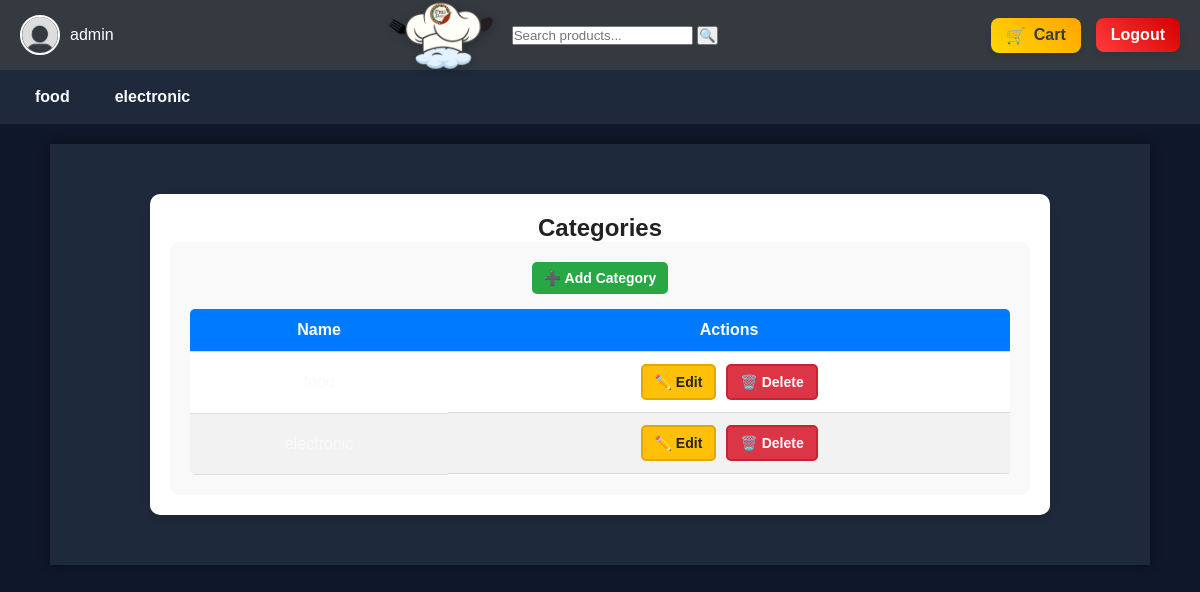
Page /categories/ (signed in) on the earlier database version.
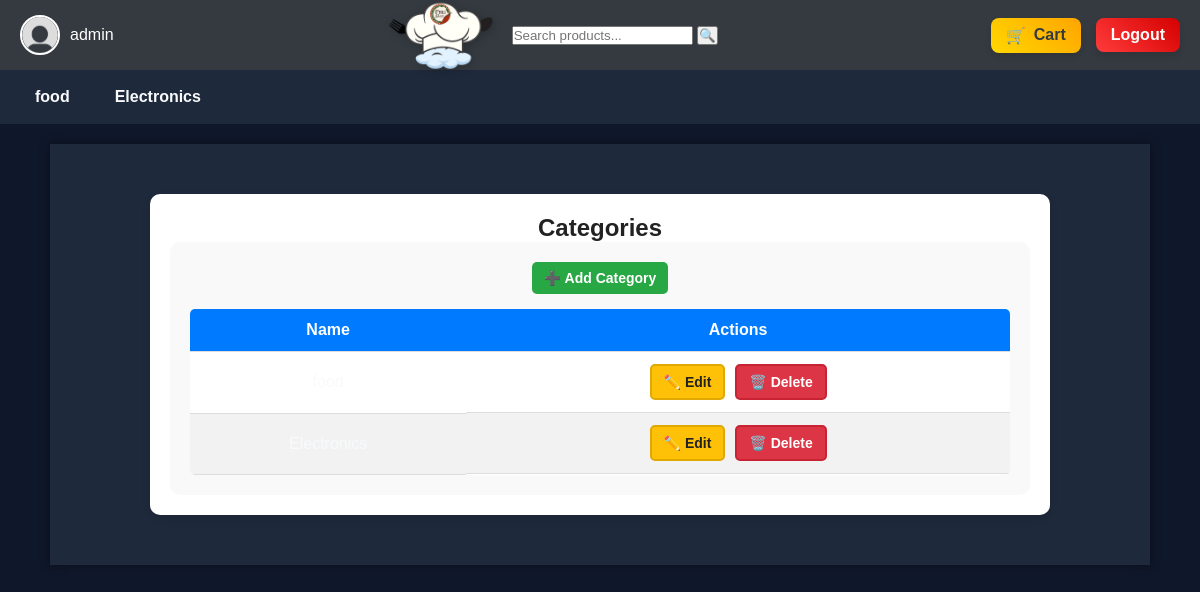
Same page on the later database version.
### store/models.py (models this page shows, shortened)
class Category(models.Model):
    name = models.CharField(max_length=255, unique=True)
    created_at = models.DateTimeField(auto_now_add=True)
    slug = models.SlugField(unique=True, blank=True)

### store/views.py (the view)
# urls.py: path('categories/', category_list, name='categories'),
def category_list(request):
    categories = Category.objects.all()
    return render(request, 'store/categories.html', {'categories': categories})

### store/context_processor.py (called while the page is built)
def navbar_processor(request):
    return {
        'categories': Category.objects.all(),
        'navbar_links': NavbarLink.objects.all(),
    }

### store/templates/store/categories.html (shortened to what this page needs)
{% extends 'store/base.html' %}
{% load static %}
{% block content %}
    <link rel="stylesheet" href="{% static 'css/categories.css' %}">
    <div class="category-container">
        <h2>Categories</h2>
        <div class="category-card">
            <a href="{% url 'add_category' %}" class="btn btn-add">➕ Add Category</a>
            <table class="category-table">
                <thead>
                    <tr>
                        <th>Name</th>
                        <th>Actions</th>
                    </tr>
                </thead>
                <tbody>
                    {% for category in categories %}
                        <tr>
                            <td>{{ category.name }}</td>
                            <td class="action-buttons">
                                <a href="{% url 'edit_category' category.id %}" class="btn btn-edit">✏️ Edit</a>
                                <form method="post" action="{% url 'delete_category' category.id %}" class="delete-form">
                                    <button type="submit" class="btn btn-delete">🗑️ Delete</button>
                                </form>
                            </td>
                        </tr>
                    {% empty %}
                        <tr>
                            <td colspan="3" class="no-categories">No categories available.</td>
                        </tr>
                    {% endfor %}
                </tbody>
            </table>
        </div>
    </div>
{% endblock %}

### store/templates/store/base.html (shortened to what this page needs)
<!DOCTYPE html>
<html lang="en">
<head>
    {% load static %}
    <link rel="stylesheet" href="{% static 'css/base.css' %}">
</head>
<body>
    <div class="store-container">
        <nav class="store-navbar">
            <div class="store-nav-left">
                {% if user.is_authenticated %}
                    <div class="store-profile">
                        <img src="{% static 'images/profile.png' %}" alt="Profile" class="store-profile-img">
                        <a href="{% url 'profile' %}" class="store-username">{{ user.username }}</a>
                    </div>
                {% endif %}
            </div>
            <div class="store-nav-center">
                <a href="{% if request.resolver_match.url_name == 'product_list' %}{% url 'dashboard' %}{% else %}{% url 'product_list' %}{% endif %}" class="store-logo-link">
                    <img src="{% static 'images/logo.png' %}" alt="Store Logo" class="store-logo-img">
                </a>
                <form method="GET" action="{% url 'search_results' %}" class="store-search-form">
                    <input type="text" name="q" placeholder="Search products..." required>
                    <button type="submit">🔍</button>
                </form>
            </div>
            <div class="store-nav-right">
                {% if user.is_authenticated %}
                    <a href="{% url 'cart' %}" class="store-cart-btn">
                        <span class="store-cart-icon">🛒</span> Cart
                    </a>
                    <form action="{% url 'logout' %}" method="post" class="store-logout-form">
                        <button type="submit" class="store-logout-btn">Logout</button>
                    </form>
                {% else %}
                    <a href="{% url 'signup' %}" class="store-auth-btn">Signup</a>
                    <a href="{% url 'login' %}" class="store-auth-btn">Login</a>
                {% endif %}
            </div>
        </nav>
        <nav class="store-secondary-navbar">
            <ul>
                {% for category in categories %}
                    <li><a href="{% url 'category_detail' category.slug %}">{{ category.name }}</a></li>
                {% endfor %}
            </ul>
        </nav>
        <div class="store-content">
            {% block content %}
            {% endblock %}
        </div>
    </div>
</body>
</html>

Differences in the rows shown:
removed Category: name "electronic"
added Category: name "Electronics"
